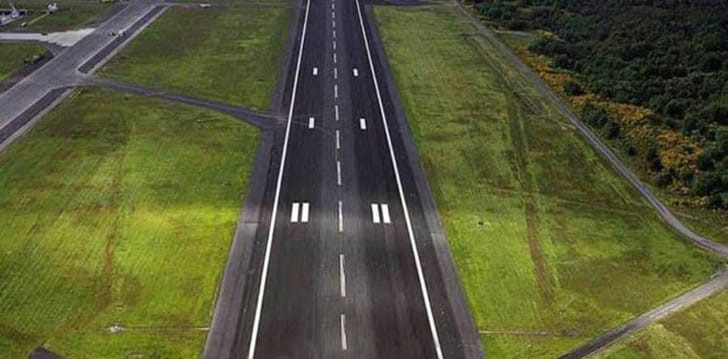
#> input picture bandara.jpg, 728 x 359 px, given in place of the camera
$ python line_detection_rt.py
#> lines starting #> are read from the running program, lines starting #| are printed output that depends on the picture; after the words box and inside, x2 and y2 are one past the last pixel; in counts of white or black regions, pixels touching at a corner belong together
#> further down, frame is the input picture: shape (359, 728, 3); mean B, G, R 53.6, 87.7, 85.7
import cv2
import numpy as np

# Fungsi untuk mendeteksi garis
def detect_lines(frame):
    # Preprocessing: Ubah citra ke grayscale
    gray_image = cv2.cvtColor(frame, cv2.COLOR_BGR2GRAY)
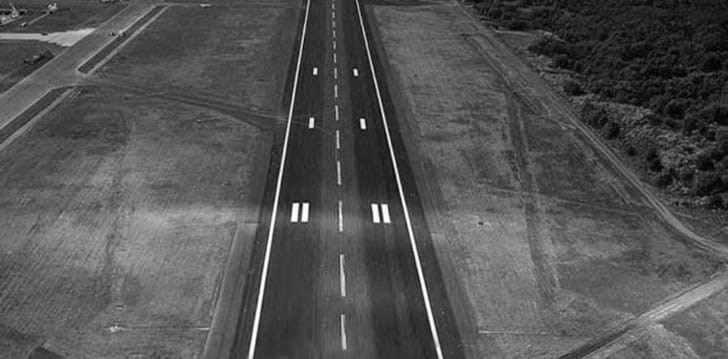
#> gray_image: shape (359, 728); min 0, max 255, mean 83.2

    # Preprocessing: Terapkan Gaussian Blur untuk mengurangi noise
    blur_image = cv2.GaussianBlur(gray_image, (9, 9), 0)
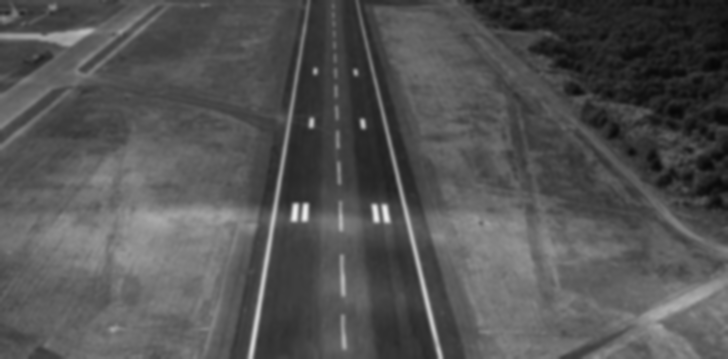
#> blur_image: shape (359, 728); min 7, max 235, mean 83.2

    # Preprocessing: Deteksi tepi
    edge_image = cv2.Canny(blur_image, 50, 150, apertureSize=3)
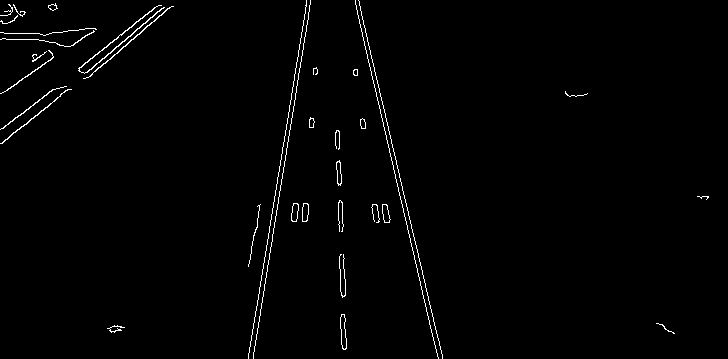
#> edge_image: shape (359, 728); 1.3% white in thin lines or dots

    # Deteksi garis menggunakan Hough Line Transform
    lines = cv2.HoughLinesP(edge_image, rho=1, theta=np.pi / 180, threshold=80,
                            minLineLength=5, maxLineGap=20)
#> lines = [[355, 3, 431, 332], [253, 358, 310, 0], [358, 0, 404, 198], [359, 1, 437, 337], [355, 0, 438, 358], [257, 305, 306, 0], [2, 143, 164, 7], [78, 68, 154, 7], [90, 76, 169, 7], [248, 358, 277, 177], [343, 254, 344, 296], [83, 65, 159, 5]]

    # Gambar garis-garis yang terdeteksi pada citra
    if lines is not None:
        for line in lines:
            x1, y1, x2, y2 = line[0]
            # Gambar garis merah
            cv2.line(frame, (x1, y1), (x2, y2), (0, 0, 255), 2)
#> this loop made 12 passes
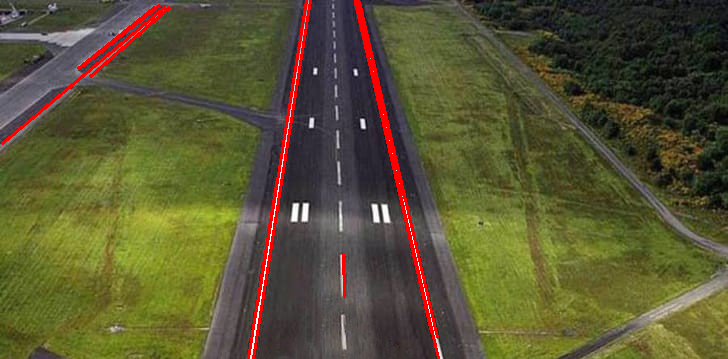
#> frame: shape (359, 728, 3); 2.42% of pixels changed, all inside (x1, y1, x2, y2) = (1, 0, 440, 359)

    return frame, edge_image, blur_image, gray_image

cap = cv2.VideoCapture(0)

while True:
    ret, frame = cap.read()
    if not ret:
        break

    # Deteksi garis lurus pada setiap frame
    result_frame, edge_image, blur_image, gray_image = detect_lines(frame)

    # Tampilkan frame hasil grayscale
    cv2.imshow('Grayscale', gray_image)

    # Tampilkan frame hasil Gaussian Blur
    cv2.imshow('Gaussian Blur', blur_image)

    # Tampilkan frame hasil deteksi tepi
    cv2.imshow('Edge Detection', edge_image)

    # Tampilkan frame hasil deteksi garis
    cv2.imshow('Real-time Line Detection', result_frame)

    # Keluar dari loop jika tombol 'q' ditekan
    if cv2.waitKey(1) & 0xFF == ord('q'):
#> (key q is pressed here)
        break

# Bebaskan sumber daya dan tutup semua jendela OpenCV
cap.release()
cv2.destroyAllWindows()
